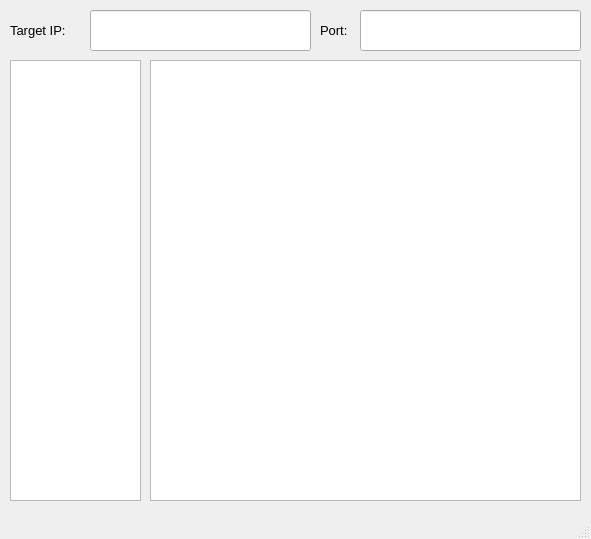
<?xml version="1.0" encoding="UTF-8"?>
<ui version="4.0">
 <class>Server_Chat</class>
 <widget class="QMainWindow" name="Server_Chat">
  <property name="geometry">
   <rect>
    <x>0</x>
    <y>0</y>
    <width>591</width>
    <height>539</height>
   </rect>
  </property>
  <property name="windowTitle">
   <string>Server Chat</string>
  </property>
  <property name="windowIcon">
   <iconset>
    <normaloff>../../Icon/server.ico</normaloff>../../Icon/server.ico</iconset>
  </property>
  <widget class="QWidget" name="centralwidget">
   <widget class="QTextEdit" name="txtDisplay">
    <property name="geometry">
     <rect>
      <x>150</x>
      <y>60</y>
      <width>431</width>
      <height>441</height>
     </rect>
    </property>
    <property name="font">
     <font>
      <pointsize>10</pointsize>
     </font>
    </property>
    <property name="cursor" stdset="0">
     <cursorShape>IBeamCursor</cursorShape>
    </property>
    <property name="readOnly">
     <bool>true</bool>
    </property>
   </widget>
   <widget class="QLabel" name="label_5">
    <property name="geometry">
     <rect>
      <x>10</x>
      <y>10</y>
      <width>81</width>
      <height>41</height>
     </rect>
    </property>
    <property name="font">
     <font>
      <pointsize>10</pointsize>
     </font>
    </property>
    <property name="text">
     <string>Target IP:</string>
    </property>
   </widget>
   <widget class="QLineEdit" name="txtIP_Server">
    <property name="geometry">
     <rect>
      <x>90</x>
      <y>10</y>
      <width>221</width>
      <height>41</height>
     </rect>
    </property>
    <property name="font">
     <font>
      <pointsize>10</pointsize>
     </font>
    </property>
    <property name="inputMask">
     <string/>
    </property>
    <property name="text">
     <string/>
    </property>
    <property name="readOnly">
     <bool>true</bool>
    </property>
   </widget>
   <widget class="QLineEdit" name="txtPort_Server">
    <property name="geometry">
     <rect>
      <x>360</x>
      <y>10</y>
      <width>221</width>
      <height>41</height>
     </rect>
    </property>
    <property name="font">
     <font>
      <pointsize>10</pointsize>
     </font>
    </property>
    <property name="inputMask">
     <string/>
    </property>
    <property name="text">
     <string/>
    </property>
    <property name="readOnly">
     <bool>true</bool>
    </property>
   </widget>
   <widget class="QLabel" name="label_6">
    <property name="geometry">
     <rect>
      <x>320</x>
      <y>10</y>
      <width>41</width>
      <height>41</height>
     </rect>
    </property>
    <property name="font">
     <font>
      <pointsize>10</pointsize>
     </font>
    </property>
    <property name="text">
     <string>Port:</string>
    </property>
   </widget>
   <widget class="QTextEdit" name="txtNickname">
    <property name="geometry">
     <rect>
      <x>10</x>
      <y>60</y>
      <width>131</width>
      <height>441</height>
     </rect>
    </property>
    <property name="font">
     <font>
      <pointsize>10</pointsize>
     </font>
    </property>
    <property name="cursor" stdset="0">
     <cursorShape>IBeamCursor</cursorShape>
    </property>
    <property name="readOnly">
     <bool>true</bool>
    </property>
   </widget>
  </widget>
  <widget class="QStatusBar" name="statusbar"/>
 </widget>
 <resources/>
 <connections/>
</ui>
